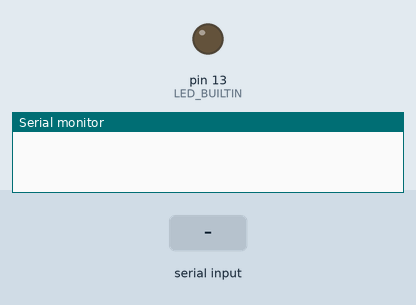
Recording of a sketch running on a simulated Arduino Uno, built with avr-gcc and run on an emulated ATmega328P. On the bench: output pins drawn as LEDs (lit = HIGH), the last lines printed to the serial monitor. The inputs (shaded band) are chosen by the test bench.

Above: at 1.2 s.
1.3 s: "e" received over Serial
At 2.2 s:
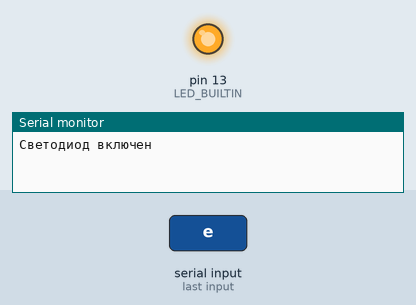
2.8 s: "d" received over Serial
At 3.3 s:
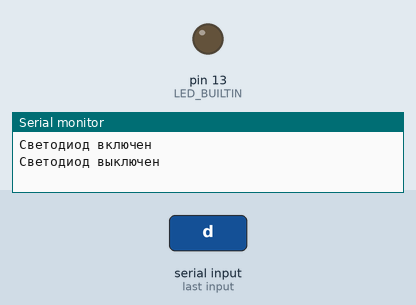
Timing chart, 0 to 5.8 s (numbered marks = the images above; inputs shaded):
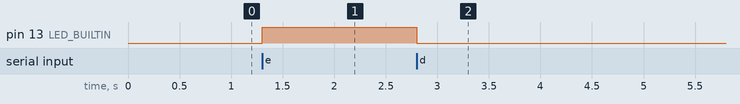

The sketch:

blink_char.ino
```cpp
char inChar;

void setup() {
  pinMode(LED_BUILTIN, OUTPUT);
  Serial.begin(9600);
}

void loop() {
  if(Serial.available() > 0)
  {
    inChar = Serial.read();
    if(inChar=='e')
    {
      digitalWrite(LED_BUILTIN, HIGH);
      Serial.println("Светодиод включен");
    }
    else if(inChar=='d')
    {
      digitalWrite(LED_BUILTIN, LOW);
      Serial.println("Светодиод выключен");
    }
  }

}
```

Measured:
- after the input at 1.3 s, pin 13 (LED_BUILTIN): LOW → HIGH at once
- after the input at 2.8 s, pin 13 (LED_BUILTIN): HIGH → LOW at once
